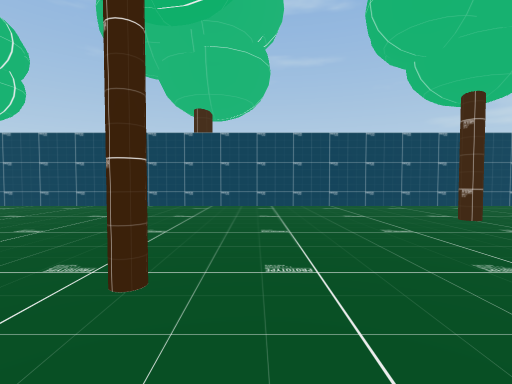
View 1 (above)

18 first-person views from a walk through a scene from a Unity 3-D project. The camera is 1.4 m above the floor, tilts 2° down and sees 85° across. The floor is counted in squares, 2 m on a side. Each view is taken from the middle of a square. On the plan, view 1 faces up. The plan holds only what a view shows up to about 9 squares ahead; the rest is blank. The place goes on beyond the plan. Some animated figures are left out.

View 2
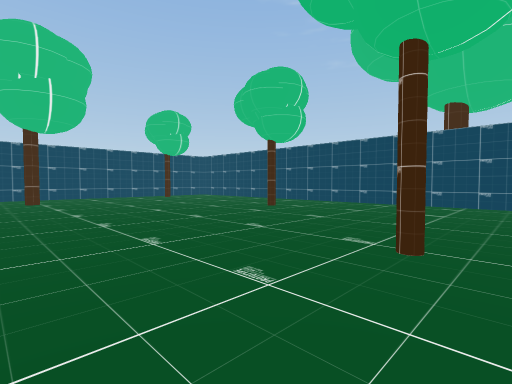

View 3
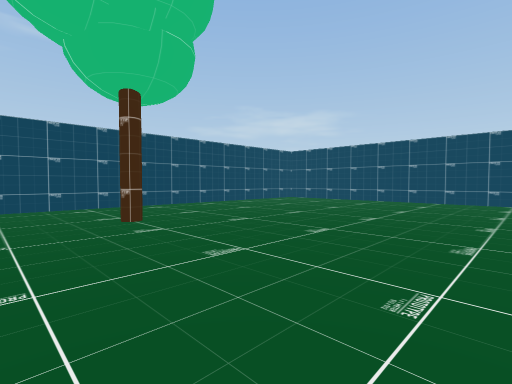

View 4
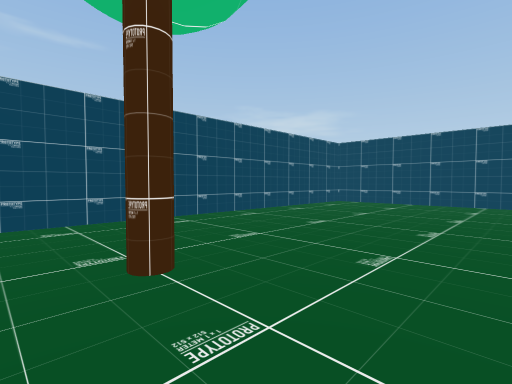

View 5
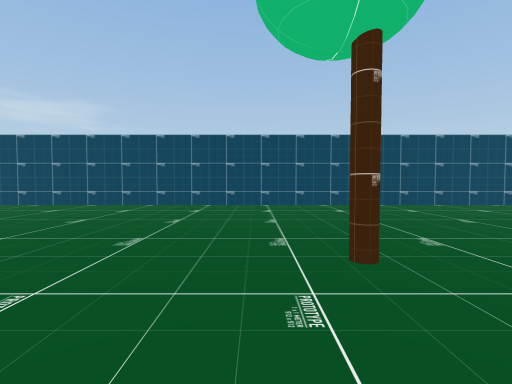

View 6
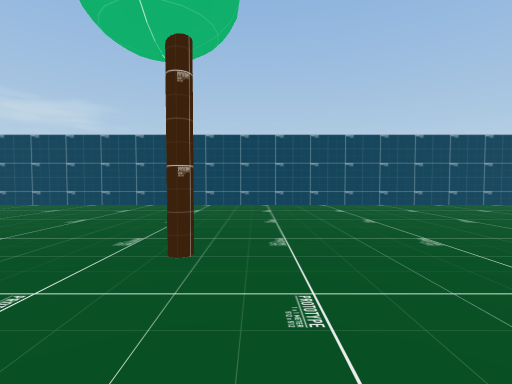

View 7
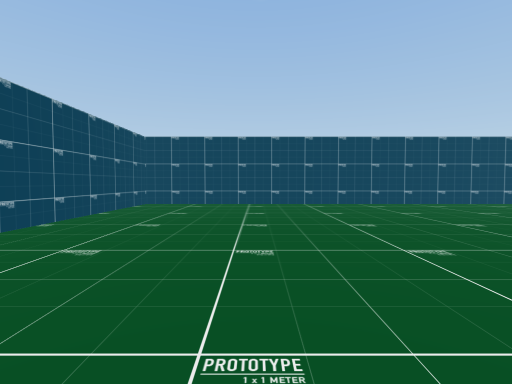

View 8
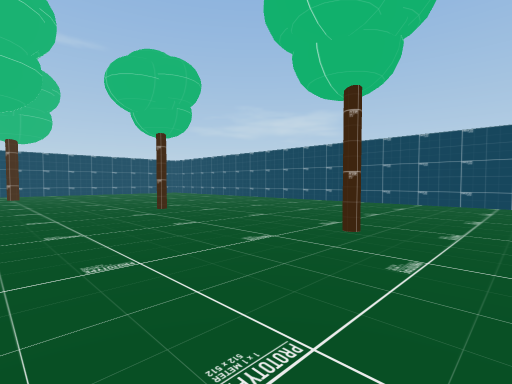

View 9
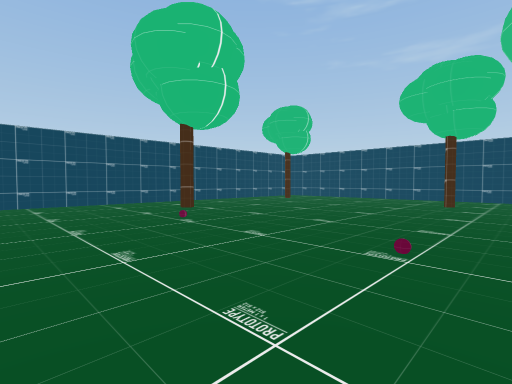

View 10
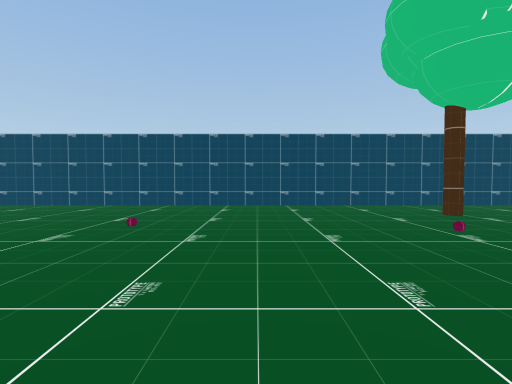

View 11
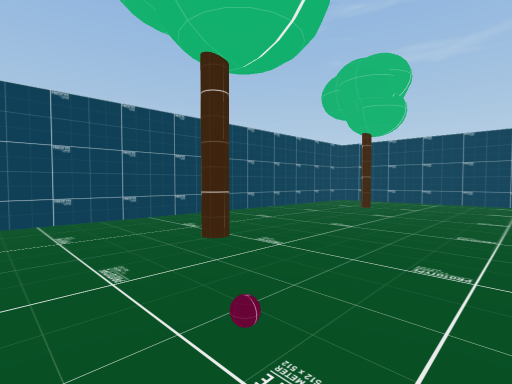

View 12
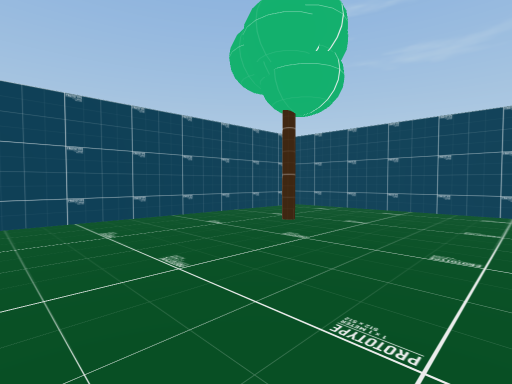

View 13
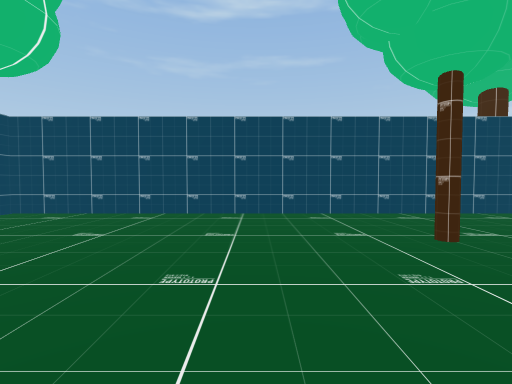

View 14
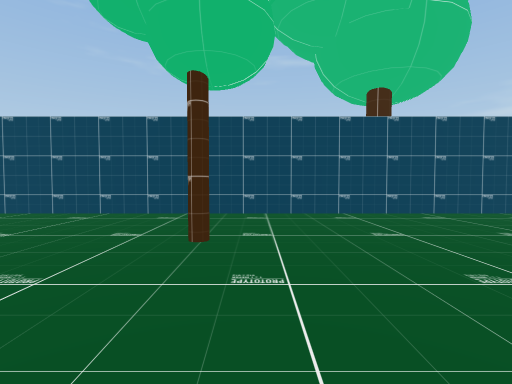

View 15
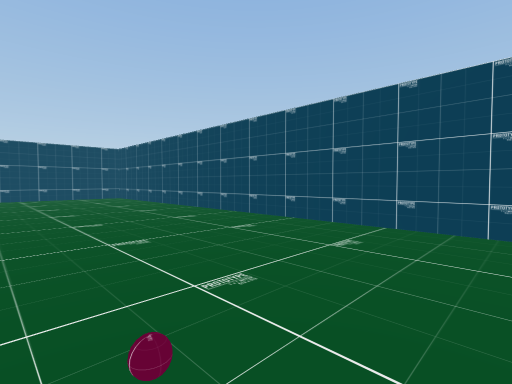

View 16
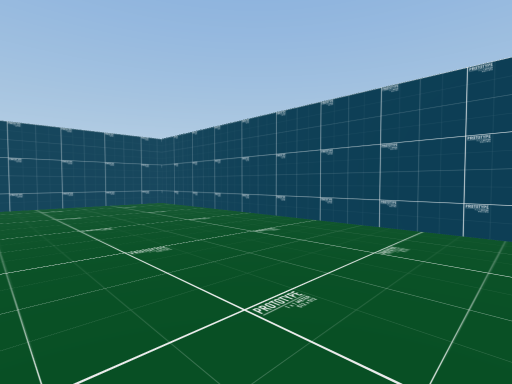

View 17
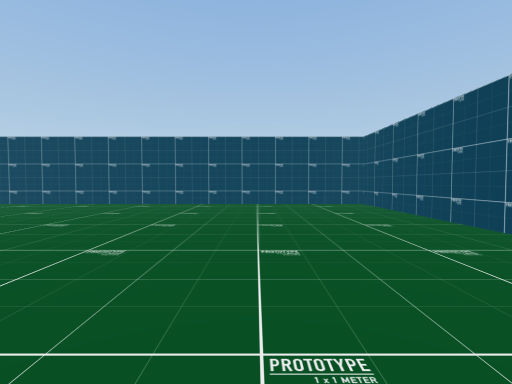

View 18
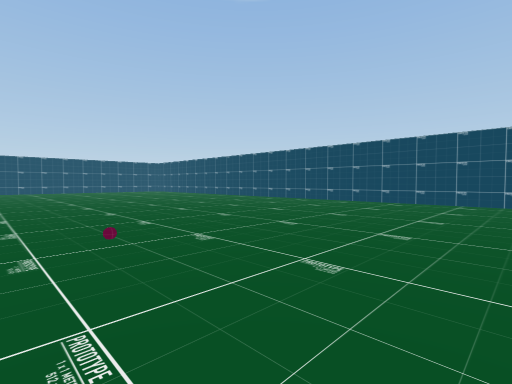

### Floor plan
Points are (right, up) in squares from view 1. A wall is a line through its corners. A room is listed if a view was taken in it or the views show most of it. See-through windows are left out.
Room 1 (views 1, 2, 3, 4, 5, 6, 7, 8, 9, 10, 11, 12, 13, 14, 15, 16, 17, 18)
walls: (0.8, -17.9) (12.5, -17.9) (12.5, 6.9); (10.5, 8.2) (-13.4, 8.2) (-13.4, -17.9) (-1.8, -17.9)
objects: other object (-11, 5); other object (-9, -6); other object (-9, -1); other object (-5, -1); other object (-4, -9); other object (-1, 2); other object (6, -7)

Where each view was taken, in squares from view 1:
view 1: 0 up, 0 right, facing up
view 2: 1 down, 0 right, facing up-left
view 3: 0 up, 2 right, facing up-right
view 4: 3 up, 3 right, facing up-right
view 5: 1 down, 4 right, facing right
view 6: 8 down, 4 right, facing right
view 7: 9 down, 9 right, facing down
view 8: 9 down, 3 right, facing up-right
view 9: 4 down, 4 left, facing up-left
view 10: 4 down, 5 left, facing left
view 11: 2 down, 8 left, facing up-left
view 12: 1 up, 8 left, facing up-left
view 13: 2 up, 8 left, facing up
view 14: 2 up, 5 left, facing up
view 15: 5 down, 9 left, facing down-left
view 16: 9 down, 9 left, facing down-left
view 17: 9 down, 10 left, facing down
view 18: 8 down, 8 left, facing down-right
